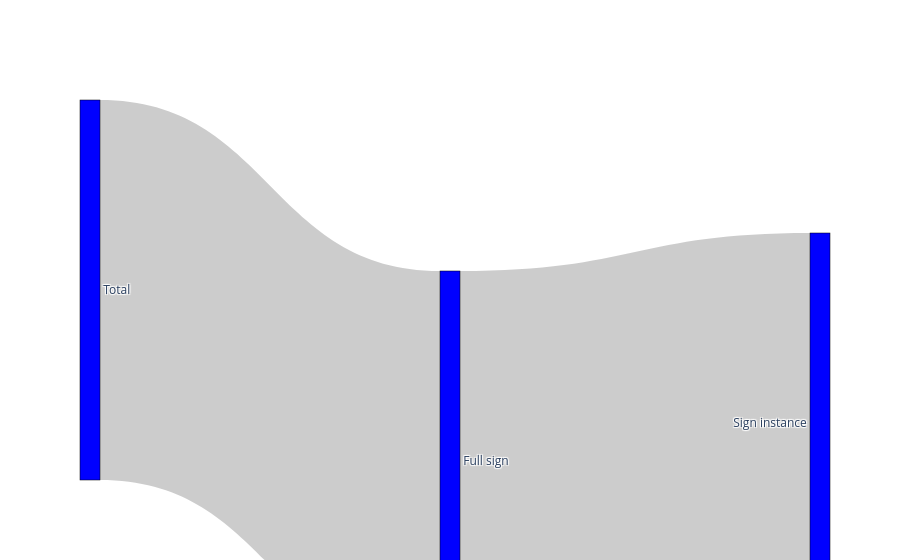

The code cell stored with this chart in its notebook:
### Code cell
print("\n VALID SPLIT \n")

display_chart(splits=["valid"], x_divider=2, y_offset=0.55)

### Figure 1 — Plotly figure (JSON) as saved in the notebook; plotly's stock layout.template omitted (floating-point values rounded to 4 significant figures)
{"data": [{"link": {"source": [0, 1], "target": [1, 2], "value": [543, 543]}, "node": {"color": "blue", "label": ["Total", "Full sign", "Sign instance"], "line": {"color": "black", "width": 0.5}, "pad": 15, "thickness": 20, "x": [0, 0.5, 1], "y": [0.55, 0.95, 0.85]}, "type": "sankey"}], "layout": {"autosize": true}}
